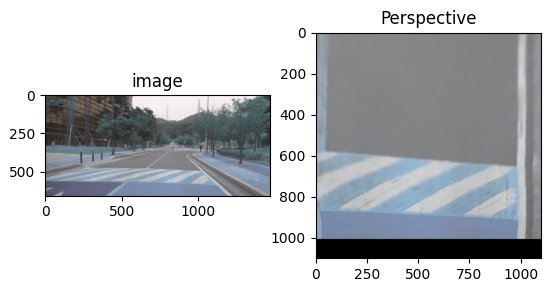
#> input picture Vision/서은빈/affine_img.png, 554 x 296 px
$ python 3annot.py --image ../affine_img.png --video ../affine_img.png --file ../affine_img.png
#> lines starting #> are read from the running program, lines starting #| are printed output that depends on the picture; after the words box and inside, x2 and y2 are one past the last pixel; in counts of white or black regions, pixels touching at a corner belong together
#import the necessary packages
import argparse
import cv2
import numpy as np
import os
import uuid

# initialize the list of reference points and boolean indicating
# whether cropping is being performed or not
ref_point = []
points=[]
cropping = False

b = (255,0,0)
g = (0,255,0)
r = (0,0,255)
p = (196,37,244)
colorlist=[r,g,b,p]

label = ["leftleft", "left", "right", "rightright"]

currentFrame=1
image = 0

def shape_selection(event, x, y, flags, param):
	# grab references to the global variables
	global ref_point, cropping, image, colorlist

	# if the left mouse button was clicked, record the starting
	# (x, y) coordinates and indicate that cropping is being
	# performed

	if event == cv2.EVENT_LBUTTONDOWN:
		cropping = True

	# check to see if the left mouse button was released
	elif event == cv2.EVENT_LBUTTONUP:
		# record the ending (x, y) coordinates and indicate that
		# the cropping operation is finished
		ref_point.append((x, y))
		cropping = False

		# draw a rectangle around the region of interest
		cv2.circle(image,(x,y),5, colorlist[len(points)] ,-1)
		cv2.imshow("image", image)

def load_video(cap):
	time_length = int(cap.get(cv2.CAP_PROP_FRAME_COUNT))
	fps = cap.get(cv2.CAP_PROP_FPS)
	frame_seq = time_length * fps -1
	frame_no = (frame_seq / (time_length*fps))
	cap.set(2, frame_no)
	return cap

# load the image, clone it, and setup the mouse callback function
def load_image(image, image_path):
#> called with image = 0, image_path = '../affine_img.png'
	if image_path =="":
		image = np.zeros((288,800,3), np.uint8)
	else:
		image = cv2.imread(image_path)
#> image is the input picture: shape (296, 554, 3); mean B, G, R 197.4, 194.3, 191.8
		image = cv2.resize(image, dsize=(800,288))
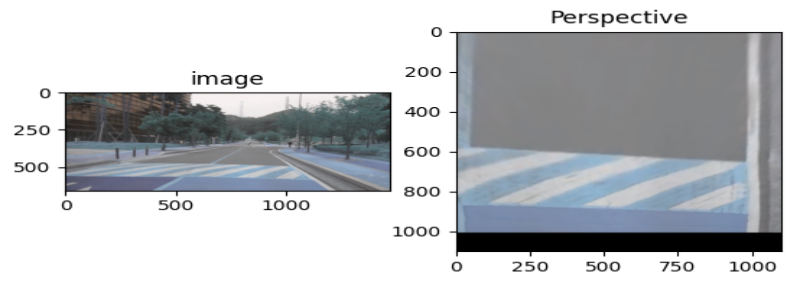
#> image: shape (288, 800, 3); mean B, G, R 197.4, 194.3, 191.8

	clone = image.copy()
	cv2.namedWindow("image")
	cv2.setMouseCallback("image", shape_selection)
	return image, clone

def legend():
	global image, points
	image = cv2.rectangle(image, (670,5), (790, 85), (255,255,255), -1)
	image = cv2.circle(image, (680,10), 4, r,-1)
	image = cv2.circle(image, (680,25), 4, g,-1)
	image = cv2.circle(image, (680,40), 4, b,-1)
	image = cv2.circle(image, (680,55), 4, p,-1)
	image = cv2.putText(image, "lane1: leftleft", (689, 15), 0,0.4,(0,0,0))
	image = cv2.putText(image, "lane2: left", (689, 30), 0,0.4,(0,0,0))
	image = cv2.putText(image, "lane3: right", (689, 45), 0,0.4,(0,0,0))
	image = cv2.putText(image, "lane4: rightright", (689, 60), 0,0.4,(0,0,0))
	image = cv2.putText(image, "Now, "+label[len(points)], (675, 75), 0, 0.5, (0,0,0))
	cv2.imshow("image",image)

# keep looping until the 'q' key is pressed
def annot(image_path, clone):
#> called with image_path = '../affine_img.png'
	global image, ref_point, points

	points=[]
	while True:
		count = []
		for laneType in label:
			legend()
			ref_point = []
			print("Annotate {} lane".format(laneType))
			cv2.imshow("image", image)
			cv2.moveWindow("image", 40,30)
			key = cv2.waitKey(0) & 0xFF

			# if the 'r' key is pressed, reset the cropping region
			if key == ord('r'):
				image=clone.copy()
				points =[]
				break

			while(True): # wait until user done keyPT job

				if key == 13:
					points.append(ref_point)
					count.append(1)
					break
				key = cv2.waitKey(1) & 0xFF

			print(points)
			print("annot. {} points, and saved!".format(len(ref_point)))
#> this loop made 4 passes; (key Esc is pressed on pass 1)
#> pass 1, in legend, `image = cv2.rectangle(image, (670,5), (790, 85), (255,255,255), -1)`:
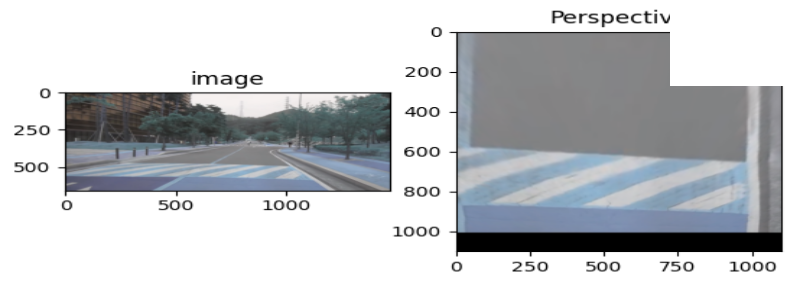
#> image: shape (288, 800, 3); 2.82% of pixels changed, all inside (x1, y1, x2, y2) = (670, 13, 785, 86)
#> after the loop, count = [1, 1, 1, 1]

		make_binary_image(image_path)
		## DO SAVE, txt format, mkdir, or something good!
		ids = str(currentFrame)
		path = image_path +"_annot"
		try:
			if not os.path.exists(path):
				os.makedirs(path)
		except OSError:
			print('Error: Creating directory of data')
		cv2.imwrite(path+"/"+ids+".jpg",clone)
		with open(path+"/"+ids+".txt", 'w') as output:
			for i, row in enumerate(points):
				output.write(label[i]+ " ")
				for data in row:
					output.write(str(data[0])+" "+str(data[1])+" ")
				output.write('\n')

		if len(count)==4:
			break

	# if there are two reference points, then crop the region of interest
	# from teh image and display it

	# close all open windows


def make_binary_image(image_path):
#> called with image_path = '../affine_img.png'
	global points
	path = "laneseg/"+image_path+"_annot"
	try:
		if not os.path.exists(path):
			os.makedirs(path)
	except OSError:
		print('Error: Creating directory of data')
	seg = np.zeros((288,800,1), np.uint8)
	for i, lane in enumerate(points):
		for idx in range(len(lane)-1):
			seg = cv2.line(seg, tuple(lane[idx]), tuple(lane[idx+1]), (i+1), 16)
#> seg: shape (288, 800, 1); every value is 0
			#seg = cv2.cvtColor(seg, cv2.COLOR_BGR2GRAY)
	cv2.imwrite(path+"/"+str(currentFrame)+".png",seg)

def main():
	global image, points, currentFrame
	# construct the argument parser and parse the arguments
	ap = argparse.ArgumentParser()
	ap.add_argument("-i", "--image", default="", help="Path to the image")
	ap.add_argument("-v", "--video", default="", help="Path to the video")
	ap.add_argument("-f", "--file", default="", help="Path to the file")
	ap.add_argument("-n", "--start_from_frame", default= 1 , help ="start the video's frame")
	args = ap.parse_args()

	# initialize the path
	image_path = args.image
	video_path = args.video
	file_path = args.file
	currentFrame = int(args.start_from_frame)

	if image_path!="":
		image, clone = load_image(image, image_path)
		annot(image_path, clone)
#> the loop in annot, `for i, row in enumerate(points):` made 4 passes
	if video_path!="":
		cap = cv2.VideoCapture(video_path)
		#cap = load_video(cap)
		i = 0
		try:
			if not os.path.exists(video_path[: -5] +"_annot"):
				os.makedirs(video_path[: -5] +"_annot")
		except OSError:
			print('Error: Creating directory of data')

		while True:
			ret, image = cap.read()
			if (i<currentFrame):
				i = i+1
				continue
			image = cv2.resize(image, dsize=(800,288))
			clone = image.copy()
			image_path = './'+video_path[: -5]
			cv2.namedWindow("image")
			cv2.setMouseCallback("image", shape_selection)
			annot(image_path, clone)
			currentFrame+=1


	if file_path!="":
		## Ready for retrieve next frame image, flush, variable or something
		for root, dirs, files in os.walk(file_path):
			for fname in files:
				if fname.endswith(".jpg"):
					image_path = os.path.join(root, fname)
					image, clone = load_image(image, image_path)
					image = cv2.resize(image, dsize=(800,288))
					annot(image_path, clone)
					points=[]

if __name__ == '__main__':
	main()
